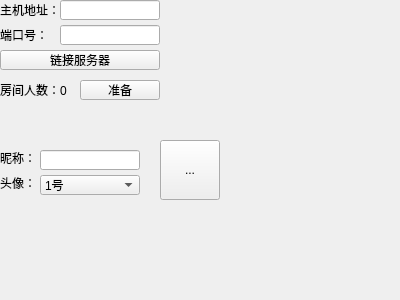
<?xml version="1.0" encoding="UTF-8"?>
<ui version="4.0">
 <class>Loading</class>
 <widget class="QWidget" name="Loading">
  <property name="geometry">
   <rect>
    <x>0</x>
    <y>0</y>
    <width>400</width>
    <height>300</height>
   </rect>
  </property>
  <property name="windowTitle">
   <string>Form</string>
  </property>
  <widget class="QLabel" name="label">
   <property name="geometry">
    <rect>
     <x>0</x>
     <y>0</y>
     <width>60</width>
     <height>20</height>
    </rect>
   </property>
   <property name="text">
    <string>主机地址：</string>
   </property>
  </widget>
  <widget class="QLineEdit" name="lineEditHostAdress">
   <property name="geometry">
    <rect>
     <x>60</x>
     <y>0</y>
     <width>100</width>
     <height>20</height>
    </rect>
   </property>
  </widget>
  <widget class="QLabel" name="label_2">
   <property name="geometry">
    <rect>
     <x>0</x>
     <y>25</y>
     <width>60</width>
     <height>20</height>
    </rect>
   </property>
   <property name="text">
    <string>端口号：</string>
   </property>
  </widget>
  <widget class="QLineEdit" name="lineEditPort">
   <property name="geometry">
    <rect>
     <x>60</x>
     <y>25</y>
     <width>100</width>
     <height>20</height>
    </rect>
   </property>
  </widget>
  <widget class="QPushButton" name="buttonConnectServer">
   <property name="geometry">
    <rect>
     <x>0</x>
     <y>50</y>
     <width>160</width>
     <height>20</height>
    </rect>
   </property>
   <property name="text">
    <string>链接服务器</string>
   </property>
  </widget>
  <widget class="QLabel" name="label_3">
   <property name="geometry">
    <rect>
     <x>0</x>
     <y>80</y>
     <width>80</width>
     <height>20</height>
    </rect>
   </property>
   <property name="text">
    <string>房间人数：0</string>
   </property>
  </widget>
  <widget class="QPushButton" name="buttonReady">
   <property name="geometry">
    <rect>
     <x>80</x>
     <y>80</y>
     <width>80</width>
     <height>20</height>
    </rect>
   </property>
   <property name="text">
    <string>准备</string>
   </property>
  </widget>
  <widget class="QComboBox" name="comboBox">
   <property name="geometry">
    <rect>
     <x>40</x>
     <y>175</y>
     <width>100</width>
     <height>20</height>
    </rect>
   </property>
   <property name="editable">
    <bool>false</bool>
   </property>
   <item>
    <property name="text">
     <string>1号</string>
    </property>
   </item>
   <item>
    <property name="text">
     <string>2号</string>
    </property>
   </item>
   <item>
    <property name="text">
     <string>3号</string>
    </property>
   </item>
   <item>
    <property name="text">
     <string>4号</string>
    </property>
   </item>
  </widget>
  <widget class="QLineEdit" name="lineEditName">
   <property name="geometry">
    <rect>
     <x>40</x>
     <y>150</y>
     <width>100</width>
     <height>20</height>
    </rect>
   </property>
  </widget>
  <widget class="QLabel" name="label_4">
   <property name="geometry">
    <rect>
     <x>0</x>
     <y>150</y>
     <width>54</width>
     <height>16</height>
    </rect>
   </property>
   <property name="text">
    <string>昵称：</string>
   </property>
  </widget>
  <widget class="QLabel" name="label_5">
   <property name="geometry">
    <rect>
     <x>0</x>
     <y>175</y>
     <width>54</width>
     <height>16</height>
    </rect>
   </property>
   <property name="text">
    <string>头像：</string>
   </property>
  </widget>
  <widget class="QToolButton" name="imageButton">
   <property name="geometry">
    <rect>
     <x>160</x>
     <y>140</y>
     <width>60</width>
     <height>60</height>
    </rect>
   </property>
   <property name="text">
    <string>...</string>
   </property>
  </widget>
 </widget>
 <resources/>
 <connections/>
</ui>
